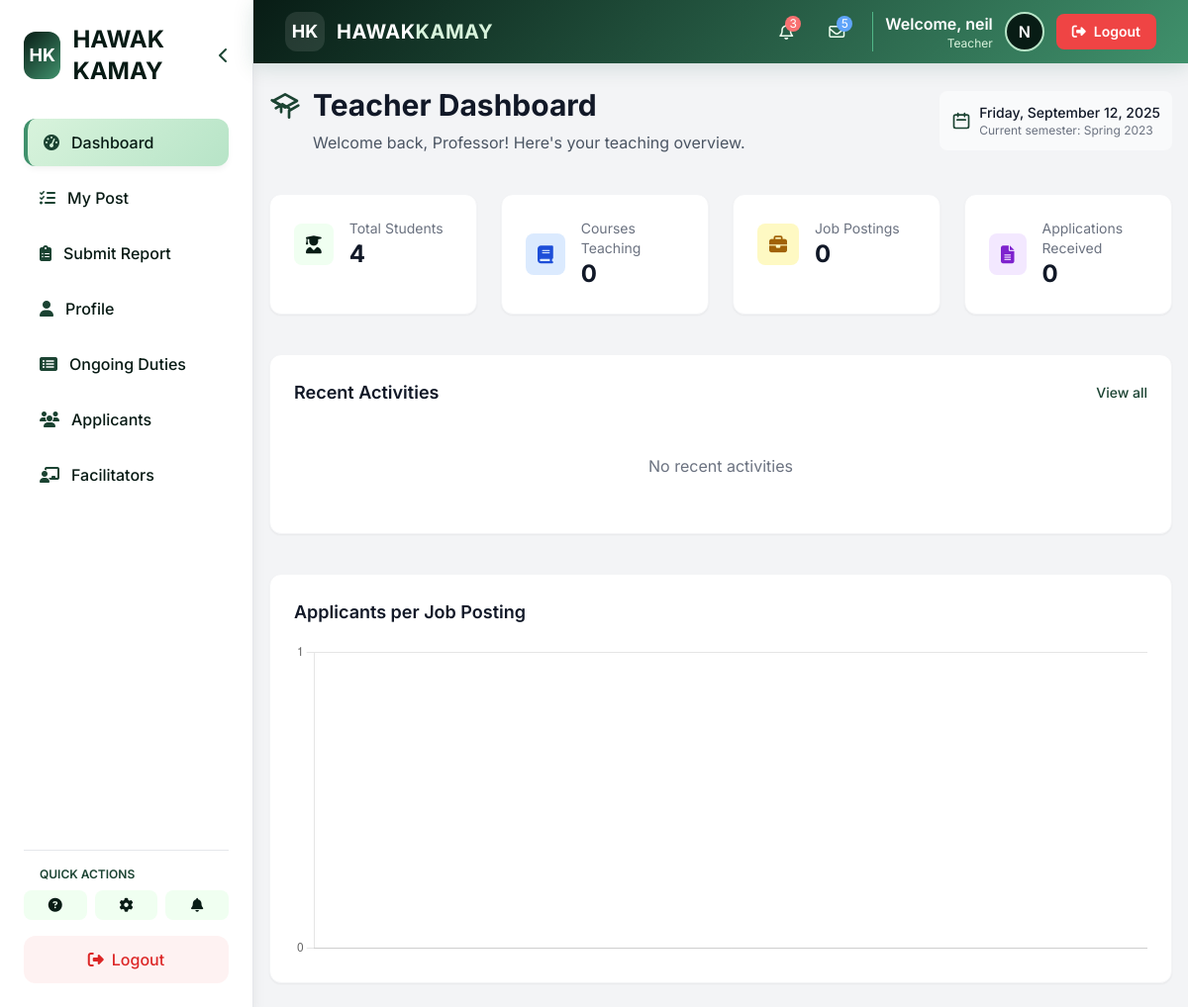
The app's page /index.php?page=dashboard (signed in), older data.
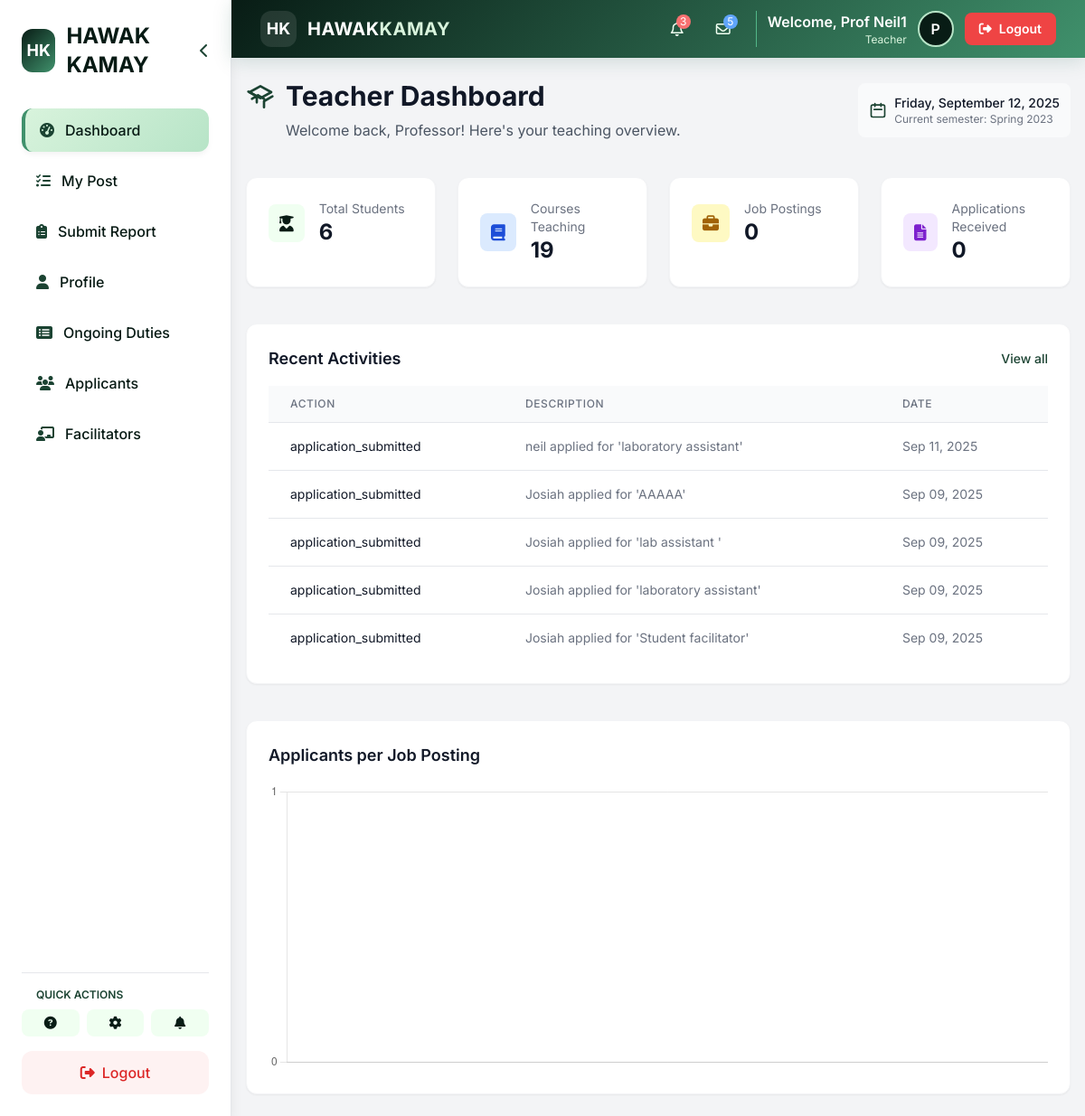
The same page, newer data.
### tables this page shows
CREATE TABLE `activities` (
  `id` int(11) NOT NULL,
  `user_id` int(11) NOT NULL,
  `action_type` varchar(50) NOT NULL,
  `description` text DEFAULT NULL,
  `job_id` int(11) DEFAULT NULL,
  `created_at` timestamp NOT NULL DEFAULT current_timestamp()
);

### Teachers/chart.php (called while the page is built, shortened)
<?php
require_once __DIR__ . '/../config/conn.php';
class TeacherChartData {
    private $conn;
    private $teacherId;
    public function __construct($conn, $teacherId) {
        $this->conn = $conn;
        $this->teacherId = $teacherId;
    }
    public function getApplicantsPerJob() {
        $query = "SELECT jp.title AS job_title, COUNT(a.id) AS total_applicants
                  FROM job_postings jp
                  LEFT JOIN applications a ON jp.id = a.job_id
                  WHERE jp.posted_by_id = ?
                  GROUP BY jp.id, jp.title";
        $stmt = $this->conn->prepare($query);
        $stmt->bind_param("i", $this->teacherId);
        $stmt->execute();
        $result = $stmt->get_result();
        $data = ['labels' => [], 'data' => []];
        return $data;
    }
}
$teacherId = 1;
$teacherChartData = new TeacherChartData($conn, $teacherId);
$applicantsPerJob = $teacherChartData->getApplicantsPerJob();
?>

### Teachers/fetch_activities.php (called while the page is built, shortened)
<?php
require_once 'chart.php';
$teacherId = $_SESSION['user_id'];
$sql = "
    SELECT a.id, a.action_type, u.name AS student_name, jp.title AS job_title, a.created_at
    FROM activities a
    JOIN users u ON a.user_id = u.id
    JOIN job_postings jp ON a.job_id = jp.id
    WHERE a.action_type = 'application_submitted'
      AND u.role = 'student'
      AND jp.posted_by_id = ?
    ORDER BY a.created_at DESC
    LIMIT 50
";
$stmt = $conn->prepare($sql);
$stmt->bind_param("i", $teacherId);
$stmt->execute();
$result = $stmt->get_result();
$recentActivities = [];
while ($row = $result->fetch_assoc()) {
    $recentActivities[] = [
        'action_type' => $row['action_type'],
        'description' => $row['student_name'] . " applied for '" . $row['job_title'] . "'",
        'created_at'  => $row['created_at']
    ];
}

### Teachers/dashboard.php (the view, shortened to what the rows shown need)
<?php
require_once 'chart.php';
require_once 'fetch_activities.php';
?>
<!DOCTYPE html>
<html lang="en">
<head>
    <script src="https://cdn.tailwindcss.com"></script>
    <link rel="stylesheet" href="https://cdnjs.cloudflare.com/ajax/libs/font-awesome/6.4.0/css/all.min.css">
</head>
<body class="bg-gray-50 font-sans">
    <div class="mb-8">
        <div class="flex flex-col md:flex-row md:items-center md:justify-between">
            <div>
                <h1 class="text-3xl font-bold text-gray-900 flex items-center">
                    <span class="mr-3">
                    </span>
                    Teacher Dashboard
                </h1>
            </div>
        </div>
    </div>
<div class="bg-white p-6 rounded-xl shadow-sm border border-gray-100 mb-10">
    <?php if (!empty($recentActivities)) : ?>
        <div class="overflow-x-auto">
            <table class="min-w-full divide-y divide-gray-200">
                <thead class="bg-gray-50">
                    <tr>
                        <th class="px-6 py-3 text-left text-xs font-medium text-gray-500 uppercase tracking-wider">Action</th>
                        <th class="px-6 py-3 text-left text-xs font-medium text-gray-500 uppercase tracking-wider">Description</th>
                        <th class="px-6 py-3 text-left text-xs font-medium text-gray-500 uppercase tracking-wider">Date</th>
                    </tr>
                </thead>
                <tbody class="bg-white divide-y divide-gray-200">
                    <?php foreach ($recentActivities as $act) : ?>
                    <tr class="hover:bg-gray-50 transition-colors duration-150">
                        <td class="px-6 py-4 whitespace-nowrap text-sm text-gray-900"><?php echo $act['action_type']; ?></td>
                        <td class="px-6 py-4 whitespace-nowrap text-sm text-gray-500"><?php echo $act['description']; ?></td>
                        <td class="px-6 py-4 whitespace-nowrap text-sm text-gray-500"><?php echo date('M d, Y', strtotime($act['created_at'])); ?></td>
                    </tr>
                    <?php endforeach; ?>
                </tbody>
            </table>
        </div>
    <?php else: ?>
        <p class="text-gray-500 text-center py-8">No recent activities</p>
    <?php endif; ?>
</div>
<script>
    // Applicants per Job Posting Chart
    const applicantsCtx = document.getElementById('applicantsChart').getContext('2d');
    const applicantsChart = new Chart(applicantsCtx, {
        type: 'bar',
        data: {
            labels: <?php echo json_encode($applicantsPerJob['labels']); ?>,
            datasets: [{
                label: 'Number of Applicants',
                data: <?php echo json_encode($applicantsPerJob['data']); ?>,
                backgroundColor: 'rgba(64, 145, 108, 0.7)',
                borderColor: 'rgba(64, 145, 108, 1)',
                borderWidth: 1
            }]
        },
        options: {
            responsive: true,
            maintainAspectRatio: false,
            scales: {
                y: {
                    beginAtZero: true,
                    ticks: {
                        precision: 0
                    }
                }
            },
            plugins: {
                legend: {
                    display: false
                }
            }
        }
    });
</script>
</body>
</html>

Row changes from the older to the newer data that the page shows:
added activities: action_type "application_submitted", description "neil applied for 'laboratory assistant'", created_at "Sep 11, 2025"
added activities: action_type "application_submitted", description "Josiah applied for 'AAAAA'", created_at "Sep 09, 2025"
added activities: action_type "application_submitted", description "Josiah applied for 'lab assistant '", created_at "Sep 09, 2025"
added activities: action_type "application_submitted", description "Josiah applied for 'laboratory assistant'", created_at "Sep 09, 2025"
added activities: action_type "application_submitted", description "Josiah applied for 'Student facilitator'", created_at "Sep 09, 2025"
Text that changed along with them:
$userName: "neil" → "Prof Neil1"
substr($userName, 0, 1): "N" → "P"
$totalStudents: "4" → "6"
$totalCourses: "0" → "19"
text no longer shown: "No recent activities"
text now shown: "ACTION DESCRIPTION DATE"
